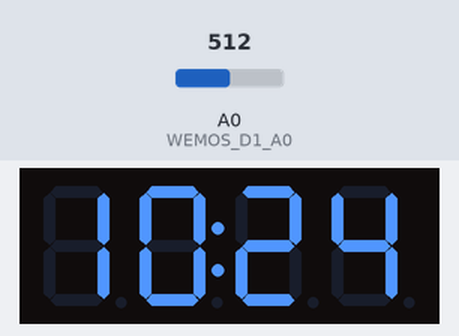
This sketch was run on a simulated Arduino Uno, built with avr-gcc and run on an emulated ATmega328P. Shown: 4-digit seven-segment display. The test bench sets the inputs (shaded band); at power-on: A0 (WEMOS_D1_A0) = 512. The local clock reads 2024-03-15 10:24:30 at power-on unless the sketch sets it; what the sketch prints to the serial monitor is not drawn.

Above: at 1.2 s.
1.3 s: A0 (WEMOS_D1_A0) set to 716
3.5 s: A0 (WEMOS_D1_A0) set to 900
5.5 s: A0 (WEMOS_D1_A0) set to 1023
Timing chart, 0 to 8.5 s (numbered marks = the images above; inputs shaded):
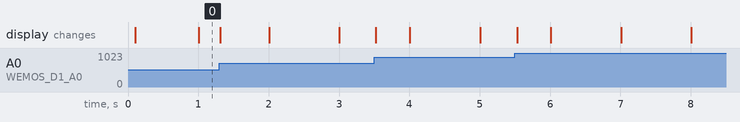

The sketch:

bedroom-clock-ds1307.ino
```cpp
// (licence header left out)
#include <Wire.h>
#include <Adafruit_GFX.h>
#include <RTClib.h>
#include "Adafruit_LEDBackpack.h"

// INCLUDE CHRONO LIBRARY : http://github.com/SofaPirate/Chrono
#include <Chrono.h>


// Set to false to display time in 12 hour format, or true to use 24 hour:
#define TIME_24_HOUR      false

// I2C address of the display.  Stick with the default address of 0x70
// unless you've changed the address jumpers on the back of the display.
#define DISPLAY_ADDRESS   0x70

#define BRIGHTNESS_HOW_OFTEN 100 // how often (in ms) do we check the brightness knob.
     // we only display once a second so nothing will be displayed until then anyway.
     // maybe add display update when the knob changes logic

#define WEMOS_D1_A0 0 //What does the Arduino IDE call the wemos A0 pin? Trying 0
#define KNOB_RAW_MAX 1024 // analogRead on my knob seems to max out at somthing below 1023 so define it here
                         // i sampled it at about 535 but use 530 and use a check for going over in code
                         // changed the circuit and now the range is 0 1024

// Create display and DS1307 objects.  These are global variables that
// can be accessed from both the setup and loop function below.
Adafruit_7segment clockDisplay = Adafruit_7segment();
RTC_DS1307 rtc = RTC_DS1307();

// Keep track of the hours, minutes, seconds displayed by the clock.
// Start off at 0:00:00 as a signal that the time should be read from
// the DS1307 to initialize it.
// Specifically, minuites is checked in the main loop and when is 0
//    time is pulled from the real time clock chip. rtc.now()
int hours = 0;
int minutes = 0;
int seconds = 0;

// Remember if the colon was drawn on the display so it can be blinked
// on and off every second.
bool blinkColon = false;

// instantiate a Chrono object.
Chrono loopChrono;
Chrono brightnessChrono;


void setup() {
  // Setup function runs once at startup to initialize the display
  // and DS1307 clock.

  // Setup Serial port to print debug output.
  Serial.begin(115200);
  Serial.println("Clock starting!");

  // Setup the display.
  clockDisplay.begin(DISPLAY_ADDRESS);

  // Setup the DS1307 real-time clock.
  rtc.begin();

  // Set the DS1307 clock if it hasn't been set before.
  bool setClockTime = !rtc.isrunning();
  // Alternatively you can force the clock to be set again by
  // uncommenting this line:
  //setClockTime = true;
  if (setClockTime) {
    Serial.println("Setting DS1307 time!");
    // This line sets the DS1307 time to the exact date and time the
    // sketch was compiled:
    rtc.adjust(DateTime(F(__DATE__), F(__TIME__)));
    // Alternatively you can set the RTC with an explicit date & time,
    // for example to set January 21, 2014 at 3am you would uncomment:
    //rtc.adjust(DateTime(2014, 1, 21, 3, 0, 0));
  }
}

void loop() {
  // Loop function runs over and over again to implement the clock logic.

  // Is it time to read the brightnessKnob?
  if (brightnessChrono.hasPassed(BRIGHTNESS_HOW_OFTEN)) {
	  brightnessChrono.restart(); // starts restarts the chgronometer
	  // Read an analog voltage from a pot and use it to set the brightness of the display
	  int x = analogRead(WEMOS_D1_A0); // analogRead returns 0 to 1023

	  // i suspect the knob is not returning a max of 1023. let's take a look
	  // actually doing 0 - 535
	  // use KNOB_RAW_MAX macro for top end of range
	  // changed the circuit again and now get 0-1024
	  Serial.print("raw A0 pin ");
	  Serial.println(x);

      // map analogRead range into the 16 steps the display can do (0-15)
	  x = map(x, 0, KNOB_RAW_MAX, 0, 15); // map(value, fromLow, fromHigh, toLow, toHigh)
	  if (x > 15) x = 15; // just make sure mapped value isn't bigger than 15
	  clockDisplay.setBrightness(x);
  }


  // check to see if it is time to update the display and add a second
  if (loopChrono.hasPassed(1000) ) { // is true if 1000ms have passed since chronometer was started
      loopChrono.restart();  // start/restarts the chronometer

	  // Check if it's the top of the hour and get a new time reading
	  // from the DS1307.  This helps keep the clock accurate by fixing
	  // any drift.
	  if (minutes == 0) {
	    // Get the time from the DS1307.
	    DateTime now = rtc.now();
	    // Print out the time for debug purposes:
	    Serial.print("Read date & time from DS1307: ");
	    Serial.print(now.year(), DEC);
	    Serial.print('/');
	    Serial.print(now.month(), DEC);
	    Serial.print('/');
	    Serial.print(now.day(), DEC);
	    Serial.print(' ');
	    Serial.print(now.hour(), DEC);
	    Serial.print(':');
	    Serial.print(now.minute(), DEC);
	    Serial.print(':');
	    Serial.print(now.second(), DEC);
	    Serial.println();
	    // Now set the hours and minutes.
	    hours = now.hour();
	    minutes = now.minute();
	  }

	  // Show the time on the display by turning it into a numeric
	  // value, like 3:30 turns into 330, by multiplying the hour by
	  // 100 and then adding the minutes.
	  int displayValue = hours*100 + minutes;

	  // Do 24 hour to 12 hour format conversion when required.
	  if (!TIME_24_HOUR) {
	    // Handle when hours are past 12 by subtracting 12 hours (1200 value).
	    if (hours > 12) {
	      displayValue -= 1200;
	    }
	    // Handle hour 0 (midnight) being shown as 12.
	    else if (hours == 0) {
	      displayValue += 1200;
	    }
	  }

	  // Now print the time value to the display.
	  clockDisplay.print(displayValue, DEC);

	  // Add zero padding when in 24 hour mode and it's midnight.
	  // In this case the print function above won't have leading 0's
	  // which can look confusing.  Go in and explicitly add these zeros.
	  if (TIME_24_HOUR && hours == 0) {
	    // Pad hour 0.
	    clockDisplay.writeDigitNum(1, 0);
	    // Also pad when the 10's minute is 0 and should be padded.
	    if (minutes < 10) {
	      clockDisplay.writeDigitNum(2, 0);
	    }
	  }

	  // Blink the colon by flipping its value every loop iteration
	  // (which happens every second).
	  blinkColon = !blinkColon;
	  clockDisplay.drawColon(blinkColon);

	  // Now push out to the display the new values that were set above.
	  clockDisplay.writeDisplay();

	  // Now increase the seconds by one.
	  seconds += 1;
	  // If the seconds go above 59 then the minutes should increase and
	  // the seconds should wrap back to 0.
	  if (seconds > 59) {
	    seconds = 0;
	    minutes += 1;
	    // Again if the minutes go above 59 then the hour should increase and
	    // the minutes should wrap back to 0.
	    if (minutes > 59) {
	      minutes = 0;
	      hours += 1;
	      // Note that when the minutes are 0 (i.e. it's the top of a new hour)
	      // then the start of the loop will read the actual time from the DS1307
	      // again.  Just to be safe though we'll also increment the hour and wrap
	      // back to 0 if it goes above 23 (i.e. past midnight).
	      if (hours > 23) {
	        hours = 0;
	      }
	    }
	  }

	} // endif check for chrono

  // Loop code is finished, it will jump back to the start of the loop
  // function again!
}
```
